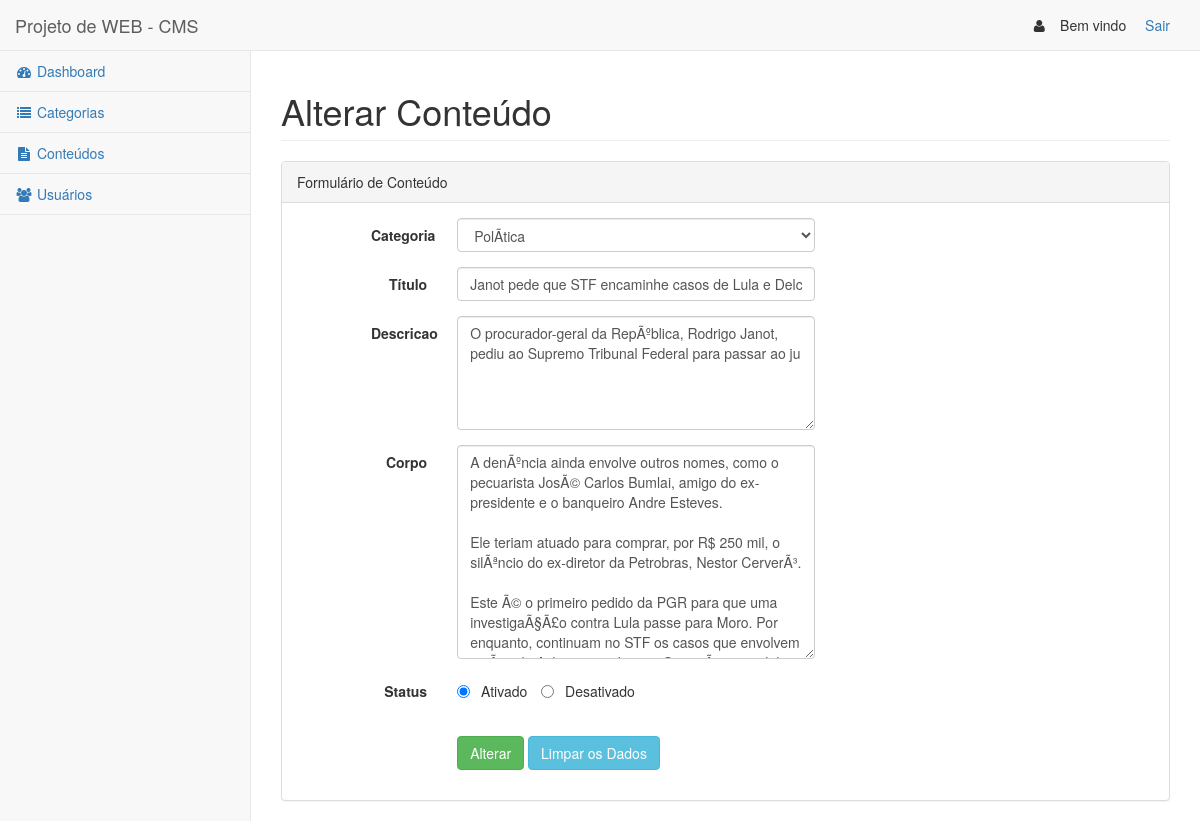
Before: /conteudos/alterar.php?id=21 (signed in) with the older database file.
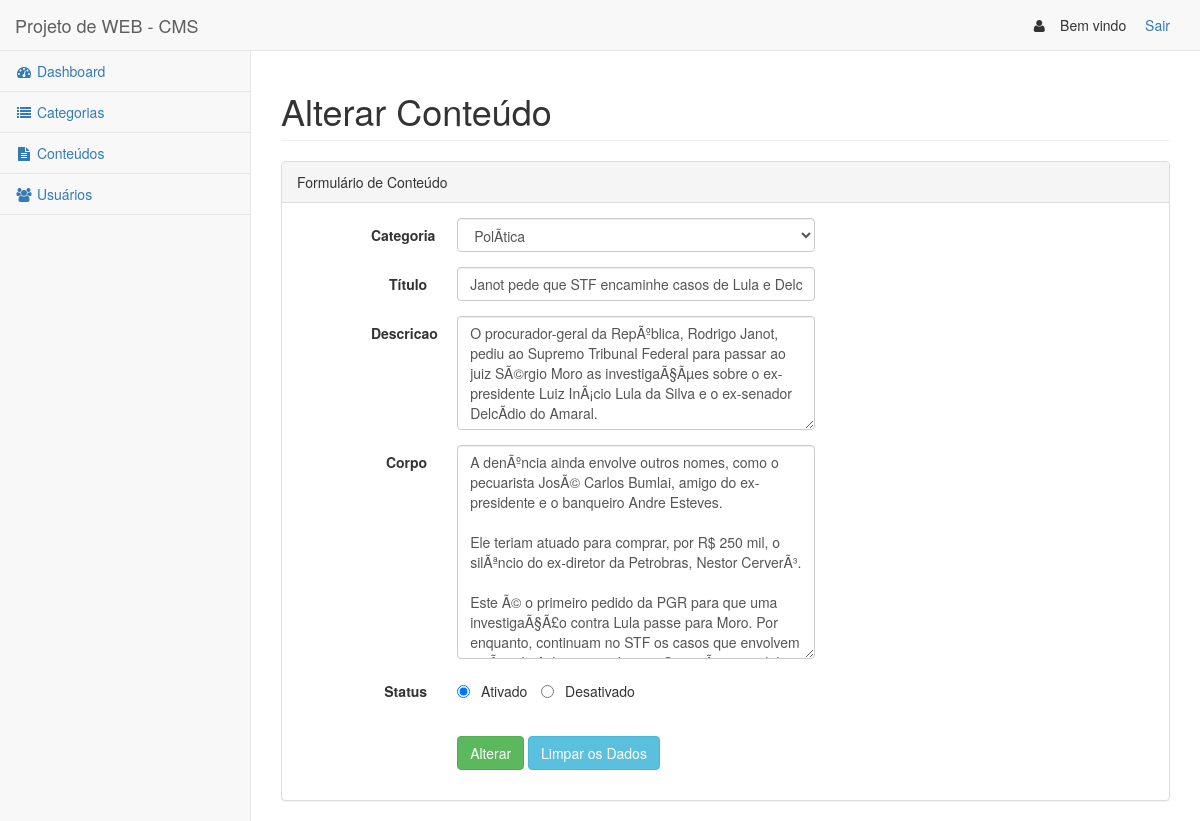
After: the same page with the newer database file.
### tables this page shows
CREATE TABLE IF NOT EXISTS `con_conteudos` (
  `con_id` INT NOT NULL AUTO_INCREMENT COMMENT '',
  `con_titulo` VARCHAR(100) NOT NULL COMMENT '',
  `con_descricao` VARCHAR(1024) DEFAULT "" NOT NULL COMMENT '',
  `con_corpo` LONGTEXT NOT NULL COMMENT '',
  `con_ativo` TINYINT(1) NOT NULL DEFAULT 1 COMMENT '',
  `con_criado_em` TIMESTAMP NOT NULL COMMENT '',
  `con_alterado_em` TIMESTAMP NULL COMMENT '',
  `usr_id_autor` INT NOT NULL COMMENT '',
  `cat_id` INT NOT NULL COMMENT '',
  PRIMARY KEY (`con_id`)  COMMENT '',
  INDEX `fk_con_conteudos_usr_usuarios1_idx` (`usr_id_autor` ASC)  COMMENT '',
  INDEX `fk_con_conteudos_cat_categorias1_idx` (`cat_id` ASC)  COMMENT '',
  CONSTRAINT `fk_con_usr`
    FOREIGN KEY (`usr_id_autor`)
    REFERENCES `usr_usuarios` (`usr_id`)
    ON DELETE NO ACTION
    ON UPDATE NO ACTION,
  CONSTRAINT `fk_con_cat`
    FOREIGN KEY (`cat_id`)
    REFERENCES `cat_categorias` (`cat_id`)
    ON DELETE NO ACTION
    ON UPDATE NO ACTION);

CREATE TABLE IF NOT EXISTS `cat_categorias` (
  `cat_id` INT NOT NULL AUTO_INCREMENT COMMENT '',
  `cat_titulo` VARCHAR(100) NOT NULL COMMENT '',
  `cat_ativo` TINYINT(1) NOT NULL DEFAULT 1 COMMENT '',
  `cat_criado_em` TIMESTAMP NOT NULL COMMENT '',
  `cat_alterado_em` TIMESTAMP NULL COMMENT '',
  `usr_id_autor` INT NOT NULL COMMENT '',
  PRIMARY KEY (`cat_id`)  COMMENT '',
  INDEX `fk_cat_categorias_usr_usuarios_idx` (`usr_id_autor` ASC)  COMMENT '',
  CONSTRAINT `fk_cat_categorias_usr_usuarios`
    FOREIGN KEY (`usr_id_autor`)
    REFERENCES `usr_usuarios` (`usr_id`)
    ON DELETE NO ACTION
    ON UPDATE NO ACTION);

### conteudos/alterar.php (the view, shortened to what this page needs)
<?php
$con_id = intval($_GET['id']);
$query_busca = sprintf("SELECT * FROM con_conteudos WHERE con_id = %d", $con_id);
$res_busca = mysql_query($query_busca);
$conteudo = mysql_fetch_array($res_busca);
$query_categorias = sprintf("SELECT cat_id, cat_titulo FROM cat_categorias WHERE cat_ativo = 1 ORDER BY cat_titulo ASC");
$res_categorias = mysql_query($query_categorias);
?>
<?php include '../layout/_header.php'; ?>
<div id="page-wrapper">
    <div class="row">
        <div class="col-lg-12">
            <h1 class="page-header">Alterar Conteúdo</h1>
        </div>
    </div>
    <div class="row">
        <div class="col-lg-12">
            <div class="panel panel-default">
                <div class="panel-heading">
                    Formulário de Conteúdo
                </div>
                <div class="panel-body">
                    <div class="row">
                        <div class="col-md-7 col-md-offset-1 col-sm-12 col-sm-offset-0">
                            <form class='form-horizontal' method="POST" action="alterar.php?id=<?=$conteudo['con_id']?>">
                                <div class="form-group">
                                    <label for='id_categoria' class="col-md-2 control-label">Categoria</label>
                                    <div class='col-md-9 col-sm-12'>
                                        <select class="form-control" name="id_categoria">
                                            <?php while($row = mysql_fetch_array($res_categorias)):?>
                                                <option value="<?=$row['cat_id']?>" <?=($row['cat_id'] == $conteudo['cat_id']? "selected": "")?>>
                                                    <?=$row['cat_titulo']?>
                                                </option>
                                            <?php endwhile; ?>
                                        </select>
                                    </div>
                                </div>
                                <div class="form-group">
                                    <label for='titulo' class="col-md-2 control-label">Título</label>
                                    <div class='col-md-9 col-sm-12'>
                                        <input class="form-control" name="titulo" type="text" value="<?=$conteudo['con_titulo']?>">
                                    </div>
                                </div>
                                <div class="form-group">
                                    <label for='descricao' class="col-md-2 control-label">Descricao</label>
                                    <div class='col-md-9 col-sm-12'>
                                        <textarea class="form-control" name="descricao" rows="5"><?=$conteudo['con_descricao']?></textarea>
                                    </div>
                                </div>
                                <div class="form-group">
                                    <label for='corpo' class="col-md-2 control-label">Corpo</label>
                                    <div class='col-md-9 col-sm-12'>
                                        <textarea class="form-control" name="corpo" rows="10"><?=$conteudo['con_corpo']?></textarea>
                                    </div>
                                </div>
                                <div class="form-group">
                                    <label for='ativo' class="col-md-2 control-label">Status</label>
                                    <div class='col-md-9 col-sm-12'>
                                        <label class="radio-inline">
                                            <input type="radio" name="ativo" id="ativo1" value="1" <?=($conteudo['con_ativo'] == 1? "checked": "")?>>&nbsp;Ativado
                                        </label>
                                        <label class="radio-inline">
                                            <input type="radio" name="ativo" id="ativo2" value="0" <?=($conteudo['con_ativo'] == 0? "checked": "")?>>&nbsp;Desativado
                                        </label>
                                    </div>
                                </div>
                                <div class='clear'>&nbsp;</div>
                                <div class='form-group'>
                                    <div class='col-md-offset-2 col-md-10 col-sm-offset-0 col-sm-12'>
                                        <button type="submit" class="btn btn-success">Alterar</button>
                                        <button type="reset" class="btn btn-info">Limpar os Dados</button>
                                     </div>
                                </div>
                            </form>
                            </div>
                    </div>
                </div>
            </div>
        </div>
    </div>
    <?php include '../layout/_footer.php'; ?>

### layout/_header.php (shortened to what this page needs)
<!DOCTYPE html>
<html lang="pt_BR">
<head>
    <link href="../res/bower_components/bootstrap/dist/css/bootstrap.min.css" rel="stylesheet">
    <link href="../res/bower_components/metisMenu/dist/metisMenu.min.css" rel="stylesheet">
    <link href="../res/dist/css/timeline.css" rel="stylesheet">
    <link href="../res/dist/css/sb-admin-2.css" rel="stylesheet">
    <link href="../res/bower_components/morrisjs/morris.css" rel="stylesheet">
    <link href="../res/bower_components/font-awesome/css/font-awesome.min.css" rel="stylesheet" type="text/css">
</head>
<body>
    <div id="wrapper">
        <nav class="navbar navbar-default navbar-static-top" role="navigation" style="margin-bottom: 0">
            <div class="navbar-header">
                <a class="navbar-brand" href="../dashboard/">Projeto de WEB - CMS</a>
            </div>
            <ul class="nav navbar-top-links navbar-right">
                <li>
                    <i class="fa fa-user fa-fw"></i> &nbsp;&nbsp;Bem vindo <?=$usuario['usr_nome']?>
                </li>
                <li>
                    <a  href="../login/logout.php">Sair</a>
                </li>
            </ul>
            <div class="navbar-default sidebar" role="navigation">
                <div class="sidebar-nav navbar-collapse">
                    <ul class="nav" id="side-menu">
                        <li>
                            <a href="../dashboard/"><i class="fa fa-dashboard fa-fw"></i> Dashboard</a>
                        </li>
                        <li>
                            <a href="../categorias/"><i class="fa fa-list fa-fw"></i> Categorias</a>
                        </li>
                        <li>
                            <a href="../conteudos/"><i class="fa fa-file-text fa-fw"></i> Conteúdos</a>
                        </li>
                        <li>
                            <a href="../usuarios/"><i class="fa fa-users fa-fw"></i> Usuários</a>
                        </li>
                    </ul>
                </div>
            </div>
        </nav>

### layout/_footer.php (shortened to what this page needs)
</div>
</body>
</html>

Changed rows visible on the page:
changed con_conteudos "Janot pede que STF encaminhe casos de Lula e DelcÃ­dio para Moro": descricao "O procurador-geral da RepÃºblica, Rodrigo Janot, pediu ao Supremo Tribunal Federal para passar ao ju" → "…Federal para passar ao juiz SÃ©rgio Moro as investigaÃ§Ãµes sobre o ex-presidente Luiz InÃ¡cio Lula da Silva e o ex-senador DelcÃ­dio do Amaral."
